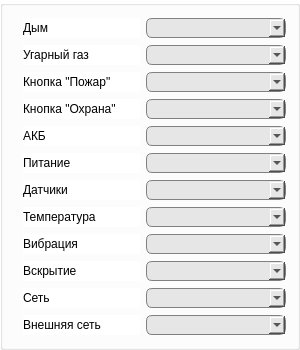
<?xml version="1.0" encoding="UTF-8"?>
<ui version="4.0">
 <class>IssoCameraBindPanel</class>
 <widget class="QGroupBox" name="IssoCameraBindPanel">
  <property name="geometry">
   <rect>
    <x>0</x>
    <y>0</y>
    <width>300</width>
    <height>350</height>
   </rect>
  </property>
  <property name="styleSheet">
   <string notr="true">QWidget
{
	background-color: rgb(255, 255, 255);
	font-size: 9pt;
}

QComboBox
{
	background-color: rgb(230, 230, 230);
	border-radius: 6px;
	border: 1px solid gray;
	min-width: 120px;
	min-height: 18px;
}</string>
  </property>
  <property name="title">
   <string/>
  </property>
  <layout class="QVBoxLayout" name="verticalLayout">
   <property name="leftMargin">
    <number>20</number>
   </property>
   <item>
    <layout class="QHBoxLayout" name="horizontalLayout">
     <item>
      <widget class="QLabel" name="lblSmoke">
       <property name="text">
        <string>Дым</string>
       </property>
      </widget>
     </item>
     <item>
      <widget class="QComboBox" name="cbSmoke"/>
     </item>
    </layout>
   </item>
   <item>
    <layout class="QHBoxLayout" name="horizontalLayout_2">
     <item>
      <widget class="QLabel" name="lblCO">
       <property name="text">
        <string>Угарный газ</string>
       </property>
      </widget>
     </item>
     <item>
      <widget class="QComboBox" name="cbCO"/>
     </item>
    </layout>
   </item>
   <item>
    <layout class="QHBoxLayout" name="horizontalLayout_3">
     <item>
      <widget class="QLabel" name="lblBtnFire">
       <property name="text">
        <string>Кнопка &quot;Пожар&quot;</string>
       </property>
      </widget>
     </item>
     <item>
      <widget class="QComboBox" name="cbBtnFire"/>
     </item>
    </layout>
   </item>
   <item>
    <layout class="QHBoxLayout" name="horizontalLayout_4">
     <item>
      <widget class="QLabel" name="lblSecurity">
       <property name="text">
        <string>Кнопка &quot;Охрана&quot;</string>
       </property>
      </widget>
     </item>
     <item>
      <widget class="QComboBox" name="cbBtnSecurity"/>
     </item>
    </layout>
   </item>
   <item>
    <layout class="QHBoxLayout" name="horizontalLayout_5">
     <item>
      <widget class="QLabel" name="lblVoltBattery">
       <property name="text">
        <string>АКБ</string>
       </property>
      </widget>
     </item>
     <item>
      <widget class="QComboBox" name="cbVoltBattery"/>
     </item>
    </layout>
   </item>
   <item>
    <layout class="QHBoxLayout" name="horizontalLayout_6">
     <item>
      <widget class="QLabel" name="lblVoltBus">
       <property name="text">
        <string>Питание</string>
       </property>
      </widget>
     </item>
     <item>
      <widget class="QComboBox" name="cbVoltBus"/>
     </item>
    </layout>
   </item>
   <item>
    <layout class="QHBoxLayout" name="horizontalLayout_7">
     <item>
      <widget class="QLabel" name="lblVoltSensors">
       <property name="text">
        <string>Датчики</string>
       </property>
      </widget>
     </item>
     <item>
      <widget class="QComboBox" name="cbVoltSensors"/>
     </item>
    </layout>
   </item>
   <item>
    <layout class="QHBoxLayout" name="horizontalLayout_8">
     <item>
      <widget class="QLabel" name="lblTemp">
       <property name="text">
        <string>Температура</string>
       </property>
      </widget>
     </item>
     <item>
      <widget class="QComboBox" name="cbTemp"/>
     </item>
    </layout>
   </item>
   <item>
    <layout class="QHBoxLayout" name="horizontalLayout_9">
     <item>
      <widget class="QLabel" name="lblVibration">
       <property name="text">
        <string>Вибрация</string>
       </property>
      </widget>
     </item>
     <item>
      <widget class="QComboBox" name="cbVibration"/>
     </item>
    </layout>
   </item>
   <item>
    <layout class="QHBoxLayout" name="horizontalLayout_10">
     <property name="leftMargin">
      <number>0</number>
     </property>
     <item>
      <widget class="QLabel" name="lblSensorOpen">
       <property name="text">
        <string>Вскрытие</string>
       </property>
      </widget>
     </item>
     <item>
      <widget class="QComboBox" name="cbSensorOpen"/>
     </item>
    </layout>
   </item>
   <item>
    <layout class="QHBoxLayout" name="horizontalLayout_11">
     <item>
      <widget class="QLabel" name="lblSupplyInternal">
       <property name="text">
        <string>Сеть</string>
       </property>
      </widget>
     </item>
     <item>
      <widget class="QComboBox" name="cbSupplyInternal"/>
     </item>
    </layout>
   </item>
   <item>
    <layout class="QHBoxLayout" name="horizontalLayout_12">
     <item>
      <widget class="QLabel" name="lblSupplyExternal">
       <property name="text">
        <string>Внешняя сеть</string>
       </property>
      </widget>
     </item>
     <item>
      <widget class="QComboBox" name="cbSupplyExternal"/>
     </item>
    </layout>
   </item>
  </layout>
 </widget>
 <resources/>
 <connections/>
</ui>
